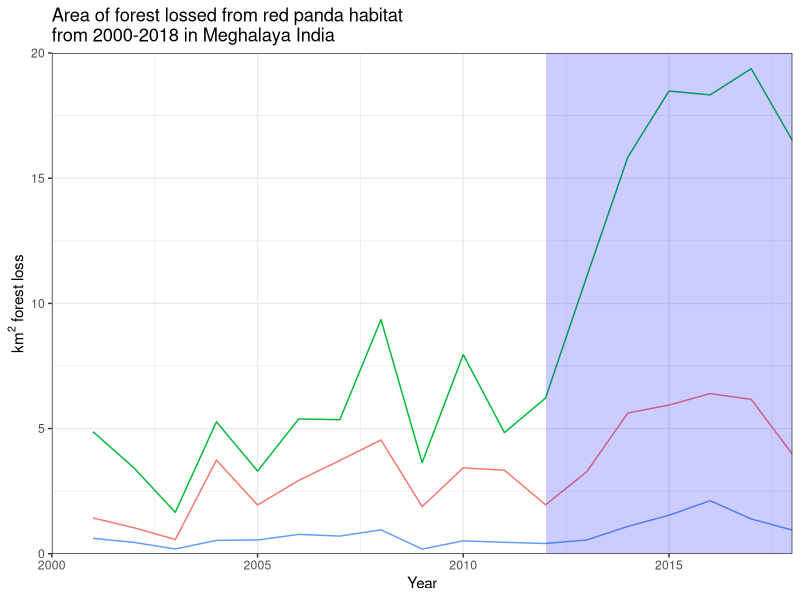
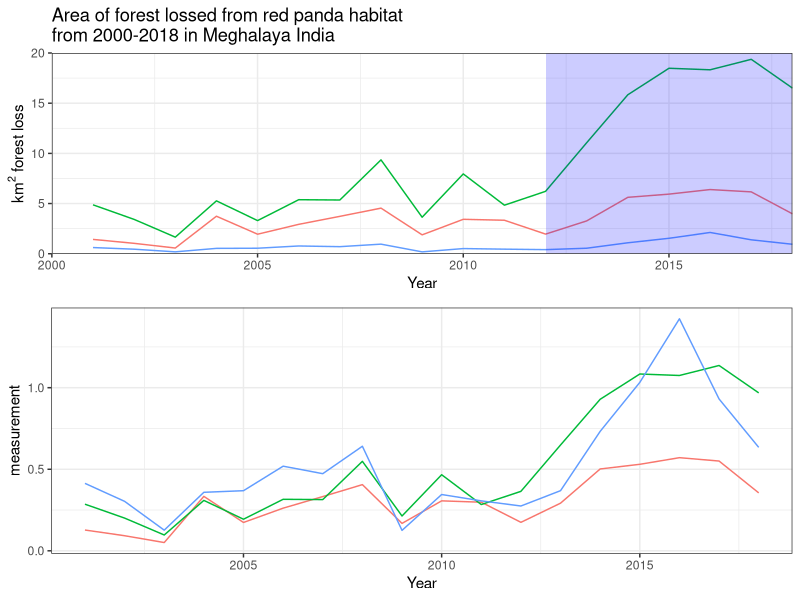

Source code (R) for these figures, in order:
library(tidyr)
library(dplyr)
library(ggplot2)
library(readr)
library(gridExtra)

# Create data frame for Megahayla region
Year <- c(2001:2018)
l_loss <- c(1.427090017,	1.035702972,	0.5674293525,	3.738315922,	1.94664912,	2.929340464,
          3.724295709,	4.544881004,	1.882976783,	3.430158376,	3.33732629,	1.956030896,
          3.271632595,	5.621536099,	5.94028808,	6.395344242,	6.164168121,	3.97737037)
m_loss <- c(4.873361586, 3.421097485, 1.652784656, 5.269099402, 3.302171072,
           5.384272028, 5.354152532,	9.352939322, 3.638897778,	7.953403538,
           4.837613426,	6.21809593,	11.0628342, 15.84096517,	18.48179334,
           18.32826639,	19.37272264,	16.50837556)
c_loss <- c(0.6161667506, 0.45189958,	0.1886321409,	0.5344447486,	0.5491237747,
            0.7730590484,	0.7046096825,	0.9551966405,	0.1866935015,	0.5142730343,
            0.4560844977,	0.4093576161,	0.5494159674,	1.091311285,	1.538551272,
            2.119459785,	1.386940711,	0.945083388)

loss_data_test <- data.frame(Year, l_loss, m_loss, c_loss)
loss_data_test

#Add percentage values for relative comparison 
percent_loss <- loss_data_test %>%
  mutate(percent_loss_low = (l_loss/1120)*100 ) %>%
  mutate(percent_loss_medium = (m_loss/1705)*100 ) %>%
  mutate(percent_loss_core = (c_loss/149)*100)

View(percent_loss) #looks good

#Reshape the data for visulisation. Tidy it all up. 
data_long <- gather(percent_loss, Treatment, measurement, l_loss:percent_loss_core, factor_key=TRUE)
View(data_long) #looks good 

#filter for the %data and the absolute value data
percent_data <- data_long %>%
  filter(Treatment == "percent_loss_low" | Treatment == "percent_loss_medium" | Treatment == "percent_loss_core")


absolute_data <- data_long %>%
  filter(Treatment == "l_loss" | Treatment == "m_loss" | Treatment == "c_loss")

#Graphs Graphs 
percent_chart <- ggplot(percent_data, aes(x=Year, y= measurement, group= Treatment)) +
  geom_line(stat="identity", aes(col=Treatment), show.legend = FALSE) +
  theme_bw() 
(absolute_chart <- ggplot(absolute_data,
                          aes(x=Year,
                              y= measurement,
                              group= Treatment)) +
    geom_line(stat="identity",
              aes(col=Treatment),
              show.legend = FALSE)+
    theme_bw() + 
    coord_cartesian(xlim = c(2000,2018), ylim = c(0,20), expand = F,
                    default = FALSE)+
    #add a bo showing where the hansen method is improved in detecting small forestry loss
    annotate("rect",
             xmin=c(2012), 
             xmax=c(2018), 
             ymin=c(0), 
             ymax=c(20), 
             alpha=0.2, 
             fill="blue") +
    labs(title = "Area of forest lossed from red panda habitat \nfrom 2000-2018 in Meghalaya India",
         x = "Year", 
         y = expression(km^{2}~forest~loss)))

#Arrange in a grid
test_arrange <- grid.arrange(absolute_chart, percent_chart, ncol = 1) 
